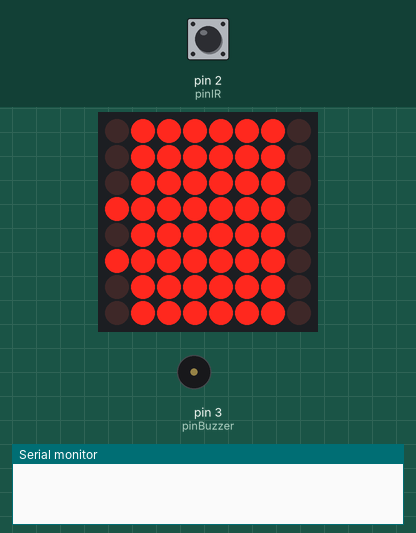
The sketch below on a simulated Arduino Uno, built with avr-gcc and run on an emulated ATmega328P. On the bench: 8×8 LED matrix, buzzer (waves = sounding, pin HIGH), the last lines printed to the serial monitor. The inputs (shaded band) are chosen by the test bench; at power-on: pin 2 (pinIR) LOW. No radio packets arrive unless stated.

Above: at 1.2 s.
1.3 s: pin 2 (pinIR) driven HIGH
At 1.75 s:
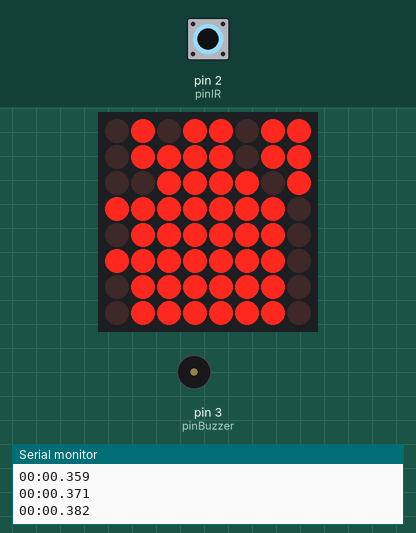
3.7 s: pin 2 (pinIR) pulsed LOW 5 times (0.12 s each, 0.3 s apart)
At 3.89 s:
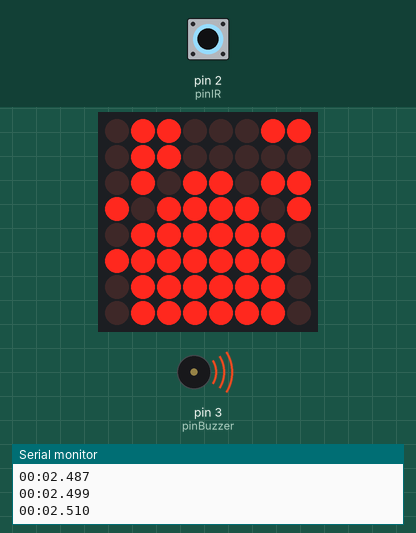
6.7 s: pin 2 (pinIR) pulsed LOW 2 times (0.12 s each, 0.3 s apart)
At 8.0 s:
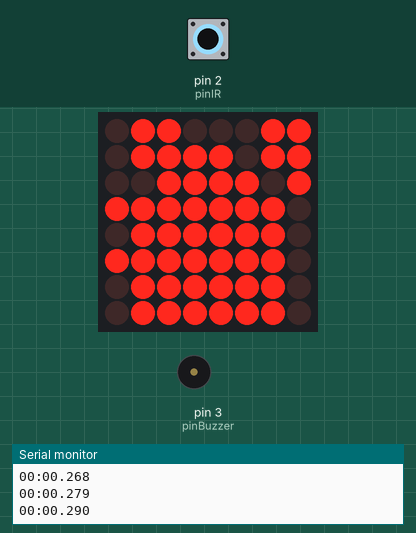
Timing chart, 0 to 9.7 s (numbered marks = the images above; inputs shaded):
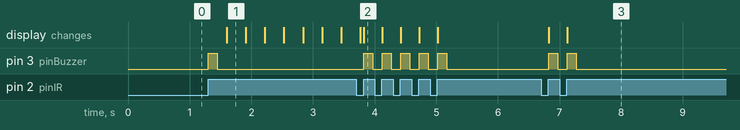

The sketch:

Chrono_MasterNode.ino
```cpp
#include <nRF24L01.h>
#include <RF24.h>
#include <RF24_config.h>
#include <SPI.h>

#include <LedControl.h>
/*
 * Create a new controller
 * Params :
 * int dataPin    The pin on the Arduino where data gets shifted out
 * int clockPin   The pin for the clock
 * int csPin      The pin for selecting the device when data is to be sent
 * int numDevices The maximum number of devices that can be controlled
 * Syntax:
 * LedControl(int dataPin, int clkPin, int csPin, int numDevices);
*/
// Display control with MAX7219
LedControl lc = LedControl(5,7,6,1);

const int MAX_DIGITS = 8;
const byte numbers[10] = {
  //abcdefg
  B01111110, // ZERO
  B01100000, // ONE
  B00111101, // TWO
  B01111001, // THREE
  B01100011, // FOUR
  B01011011, // FIVE
  B01011111, // SIX
  B01110000, // SEVEN
  B01111111, // EIGHT
  B01111011, // NINE
};

// Radio Communication
int msg[1], lastmsg[1];
RF24 radio(9,10);
const uint64_t pipe = 0xE8E8F0F0E1LL;

// Control variables
unsigned long start, split, time;
boolean isActive;
const int pinIR = 2;
const int pinBuzzer = 3;
int state, laststate;

void setup(void){

  // I/O Pins Configuration
  pinMode(pinIR, INPUT);
  pinMode(pinBuzzer, OUTPUT);

  // Display
  lc.shutdown(0,false);
  lc.setIntensity(0,15);
  lc.clearDisplay(0);
  displayZeros(0);

  // Communications
  Serial.begin(9600);
  radio.begin();
  radio.openReadingPipe(1,pipe);
  radio.startListening();

  // Control variables
  isActive = false;
  state = 0;
  laststate = 0;
  lastmsg[0] = 1;
  msg[0] = 0;
}

void loop(void){
  state = digitalRead(pinIR);              // Get the state of the pinIR

  if (radio.available()){
      int done = radio.read(msg, 1);
      if(lastmsg[0] == 0 && msg[0] == 1){  // Rising change (cut in the remote node)
        click();                           // Start/Stop the clock
      }
      lastmsg[0] = msg[0];                 // Assign the lastmsg for next iteration
  }

  if(laststate == 0 && state == 1){    // Rising change (cut in this node)
    click();                           // Start/Stop the clock
  }

  if(isActive){
    displayTime();                         // Send the time to the serial monitor and the MAX7219
  }
  laststate = state;                       // Assing the laststate for next iteration
}

void displayTime(){
  unsigned long elapsed = millis() - start;  // Get the elapsed time
  int h,m,s,ms;
  unsigned long over;

  h = int(elapsed/3600000);                  // Calculate for h:min:s:ms
  over = elapsed%3600000;
  m = int(over/60000);
  over = over%60000;
  s = int(over/1000);
  ms = over%1000;

  char buffer[12]=" ";                       // Print the time in the serial monitor
  char* format="%0.2i:%0.2i.%0.3i";
  sprintf(buffer, format, m, s, ms);
  Serial.println(buffer);

  // Now print the number digit by digit
  displayNumber(0,7,(byte)(h%10),false);
  displayNumber(0,6,(byte)(m/10),false);
  displayNumber(0,5,(byte)(m%10),true);
  displayNumber(0,4,(byte)(s/10),false);
  displayNumber(0,3,(byte)(s%10),true);
  displayNumber(0,2,(byte)((ms/100)%10),false);
  displayNumber(0,1,(byte)((ms/10)%10),false);
  displayNumber(0,0,(byte)ms%10,false);
}

void displayNumber(int address, int digit, int n, boolean dot){
  byte value = numbers[n];
  bitWrite(value, 7, dot);
  lc.setRow(address, digit, value);
}

void displayZeros(int address){
  int i;
  for(i=0; i<MAX_DIGITS; i++){
      boolean dotState = false;
      if(i == 3 || i == 5) dotState = true;
      displayNumber(address, i, 0, dotState);
  }
}

void click(){
  if(isActive){
    split = millis();
    time = split - start;
  } else {
    displayZeros(0);
    start = millis();
  }
  isActive = !isActive;
  digitalWrite(pinBuzzer, HIGH);
  delay(150);                    // Delay of 150ms for IR sensor debouncing
  digitalWrite(pinBuzzer, LOW);
}
```

Measured:
- after the input at 1.3 s, pin 3 (pinBuzzer): LOW → HIGH at once, → LOW 0.15 s later; the display: changes after 0.30 s (image 1)
- after the input at 3.7 s, pin 3 (pinBuzzer): alternates HIGH for 0.15 s and LOW for 0.15 s, 10 changes in all, then stays LOW, starting after 0.12 s; the display: first differs from a run without the input after 0.12 s (image 2)
- after the input at 6.7 s, pin 3 (pinBuzzer): alternates HIGH for 0.15 s and LOW for 0.15 s, 4 changes in all, then stays LOW, starting after 0.12 s; the display: first changes after 0.12 s (image 3 shows a later state)
